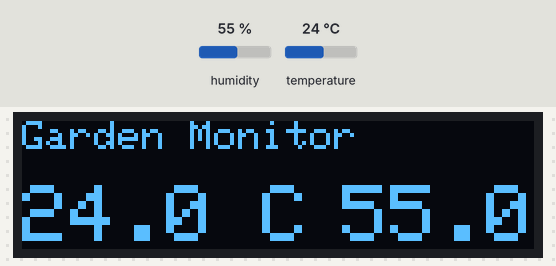
Recording of a program running on a simulated ESP32. Shown: 128×32 one-colour display. Inputs (shaded band) come from the test bench; at power-on: humidity 55 %, temperature 24 °C. What the program prints to the serial monitor is not drawn.

Above: at 4.2 s.
4.3 s: humidity set to 22 %
At 5.8 s:
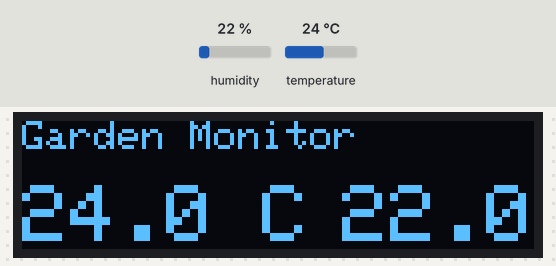
7.0 s: temperature set to 12 °C
At 8.1 s:
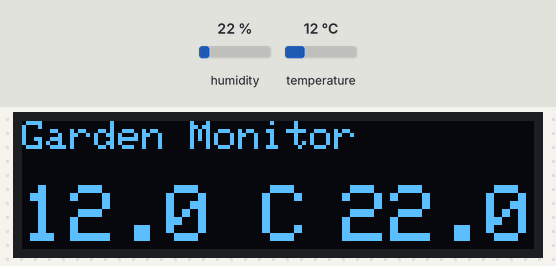
9.7 s: humidity set to 40 %
At 12.5 s:
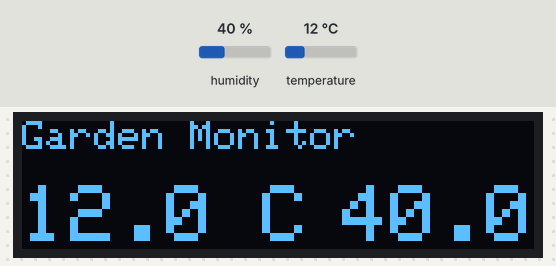
12.8 s: temperature set to 19 °C
At 13.7 s:
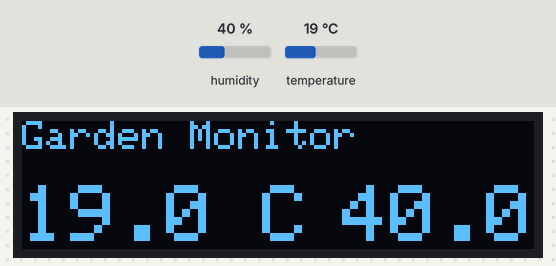
Timing chart, 0 to 15.8 s (numbered marks = the images above; inputs shaded):
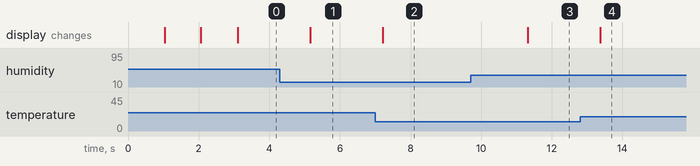

Measured:
- after the input at 4.3 s, the display: changes after 0.86 s (image 1)
- after the input at 7.0 s, the display: changes after 0.22 s (image 2)
- after the input at 9.7 s, the display: changes after 1.6 s (image 3)
- after the input at 12.8 s, the display: changes after 0.58 s (image 4)

The program:

main.cpp
```cpp
#include <Wire.h>
#include <AHTxx.h>
#include <Adafruit_SSD1306.h>
#include <Adafruit_GFX.h>

// --- Pin Definitions ---
// AHT10 Sensor (I2C bus 0)
#define AHT10_SDA 32
#define AHT10_SCL 33
// OLED Display (I2C bus 1)
#define OLED_SDA 34
#define OLED_SCL 35

// --- OLED Display Setup ---
#define SCREEN_WIDTH 128
#define SCREEN_HEIGHT 32 // Change to 64 if your display is 128x64
#define OLED_RESET    -1 // No reset pin
#define OLED_ADDR     0x3C // Most common I2C address for SSD1306

TwoWire I2C_OLED = TwoWire(1);
Adafruit_SSD1306 display(SCREEN_WIDTH, SCREEN_HEIGHT, &I2C_OLED, OLED_RESET);

// --- AHT10 Sensor Setup ---
AHTxx aht10(AHTXX_ADDRESS_X38, AHT1x_SENSOR); // AHT10, address 0x38

void setup() {
  Serial.begin(115200);
  delay(1000);

  // Initialize I2C for AHT10 sensor
  Wire.begin(AHT10_SDA, AHT10_SCL);
  // Initialize I2C for OLED display
  I2C_OLED.begin(OLED_SDA, OLED_SCL, 400000); // 400kHz for fast display

  // Initialize OLED display
  if (!display.begin(SSD1306_SWITCHCAPVCC, OLED_ADDR)) {
    Serial.println(F("SSD1306 allocation failed"));
    for (;;);
  }
  display.clearDisplay();
  display.setTextSize(1);
  display.setTextColor(SSD1306_WHITE);
  display.setCursor(0, 0);
  display.println("Garden Monitor");
  display.display();
  delay(1000);

  // Initialize AHT10 sensor
  while (!aht10.begin()) {
    Serial.println("AHT10 not connected or initialization failed. Retrying in 2s...");
    display.clearDisplay();
    display.setCursor(0, 0);
    display.println("AHT10 not found!");
    display.display();
    delay(2000);
  }
  Serial.println("AHT10 sensor initialized!");
  display.clearDisplay();
  display.setCursor(0, 0);
  display.println("AHT10 Ready!");
  display.display();
  delay(1000);
}

void loop() {
  float temperature = aht10.readTemperature();
  float humidity = aht10.readHumidity();

  // Print to serial
  Serial.print("Temperature: ");
  Serial.print(temperature, 2);
  Serial.print(" C, Humidity: ");
  Serial.print(humidity, 2);
  Serial.println(" %");

  // Display on OLED
  display.clearDisplay();
  display.setTextSize(1);
  display.setCursor(0, 0);
  display.println("Garden Monitor");
  display.setTextSize(2);
  display.setCursor(0, 16);
  display.print(temperature, 1);
  display.print(" C");
  display.setCursor(80, 16);
  display.print(humidity, 1);
  display.print(" %");
  display.display();

  delay(2000);
} 
```
